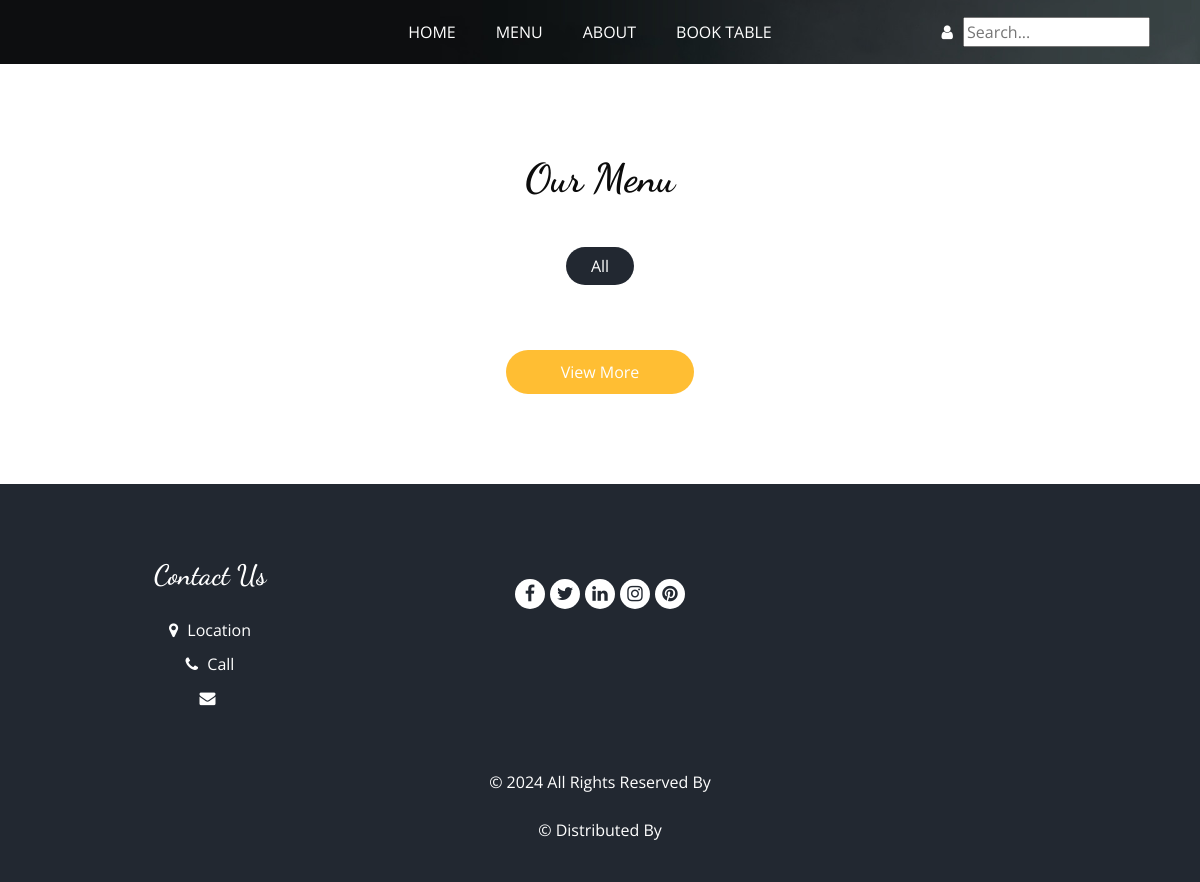
The page /menu/ on the database as committed earlier.
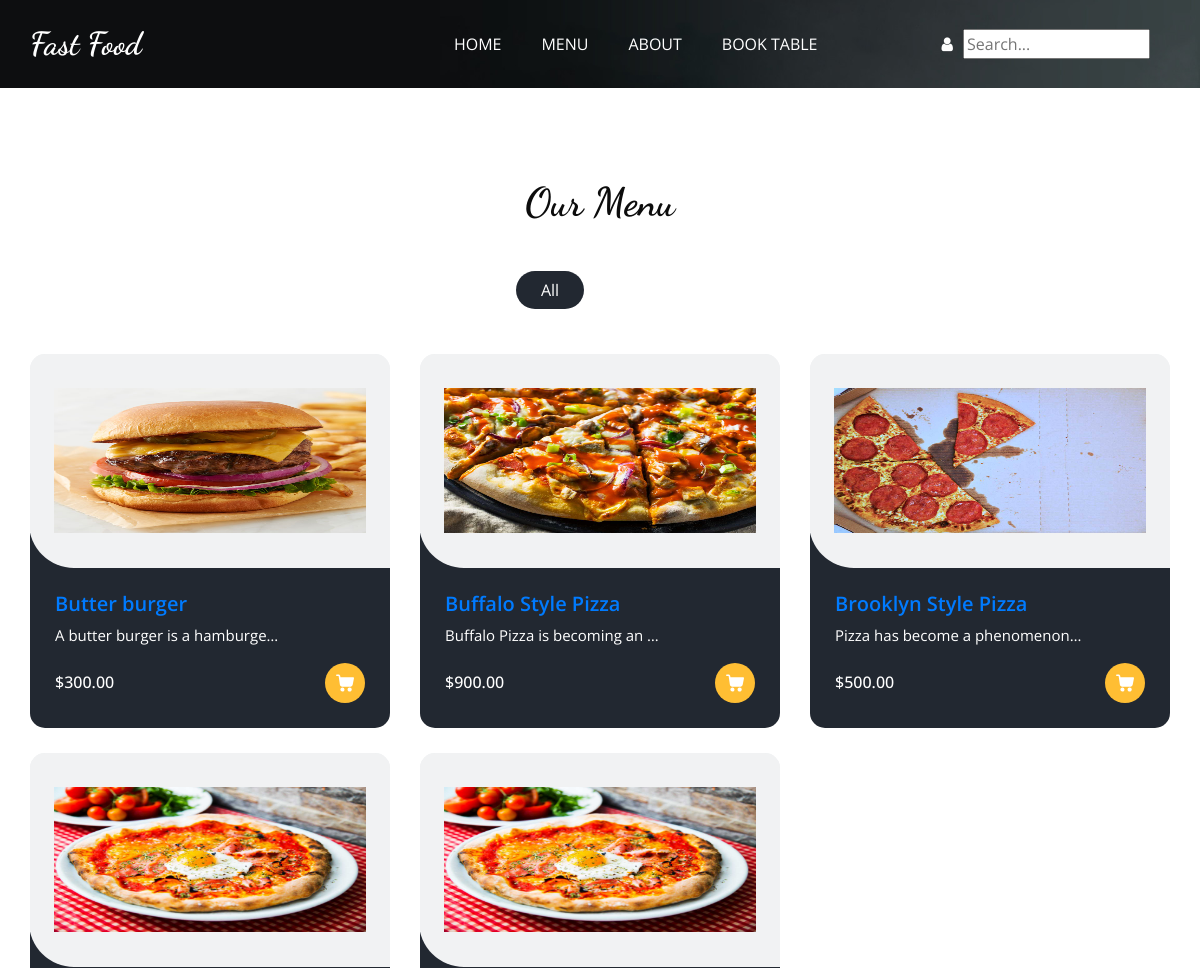
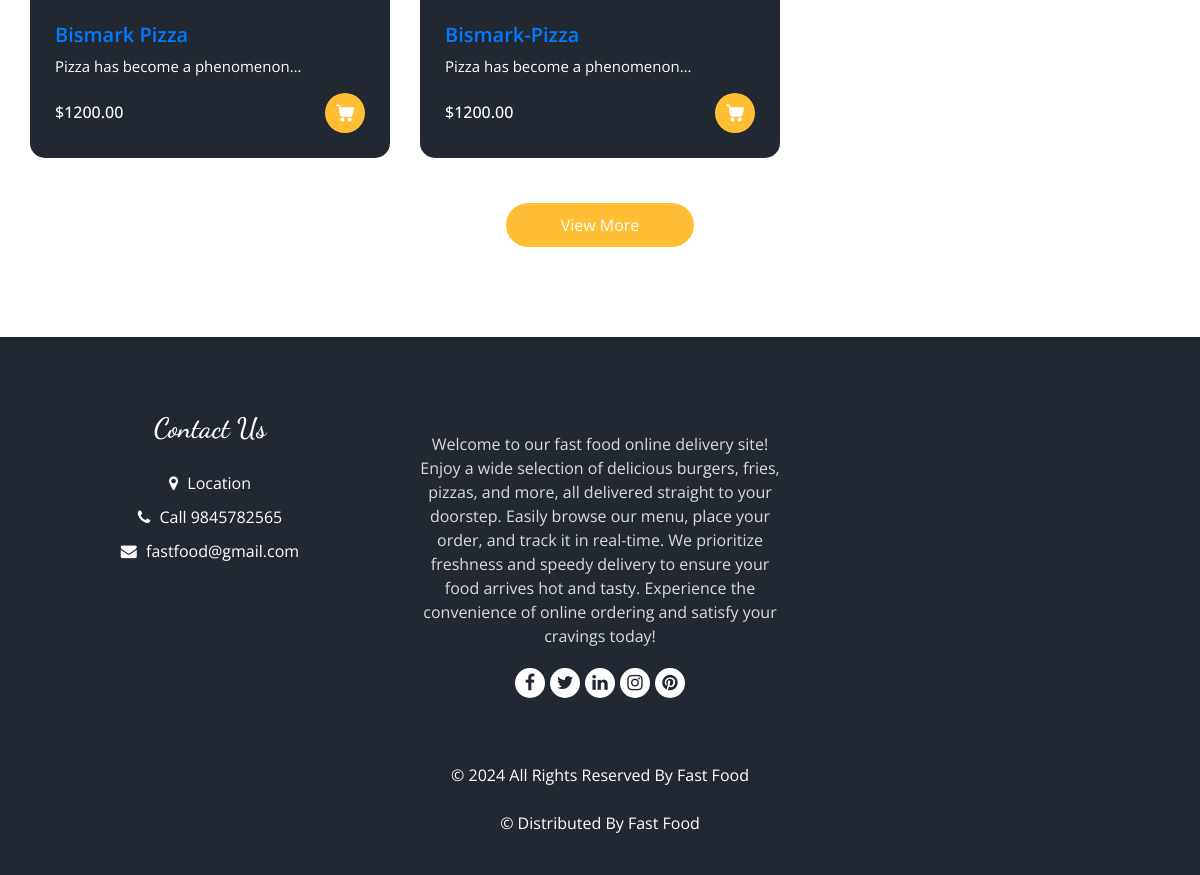
The same page on the database as committed later (2 pictures, top to bottom).
### food/models.py (models this page shows, shortened)
class SystemSetting(models.Model):
    name = models.CharField(max_length=150)
    address = models.CharField(max_length=250)
    slogan = models.CharField(max_length=300)
    about = models.TextField(blank=True,null=True)
    email = models.EmailField()
    phone = models.CharField(max_length=15)
    logo = models.ImageField(upload_to='sys')
    location = models.URLField(blank=True,null=True)
    youtube = models.URLField(blank=True,null=True)
    instagram = models.URLField(blank=True,null=True)

class MenuItem(models.Model):
    restaurant = models.ForeignKey(Restaurant, on_delete=models.CASCADE, related_name='menu_items')
    name = models.CharField(max_length=100)
    description = models.TextField()
    price = models.DecimalField(max_digits=10, decimal_places=2)
    available = models.BooleanField(default=True)
    image1 = models.ImageField(upload_to='menu_images/', null=True, blank=True)
    image2 = models.ImageField(upload_to='menu_images/', null=True, blank=True)
    image3 = models.ImageField(upload_to='menu_images/', null=True, blank=True)
    created_at = models.DateTimeField(auto_now=True)

### food/views.py (the view)
# urls.py: path('menu/',views.MenuItems,name='menu'),
def MenuItems(request):
    search =request.GET.get("search","")
    resturent = Restaurant.objects.all()
    menu = MenuItem.objects.all()
    menu = {}
    for rest in resturent:
        if search:
            Menu = MenuItem.objects.filter(restaurant=rest).filter(Q(name__icontains=search) | Q(description__icontains=search)).order_by('-created_at')[:10]
        else:
            Menu = MenuItem.objects.filter(restaurant=rest).order_by('-created_at')[:10]
        menu[rest.id] = Menu[:10]
    return render(request,'menu.html',{'data':resturent,'menu':menu})

### food/context_processors.py (called while the page is built)
def System(request):
    sys = SystemSetting.objects.first()
    return {'sys':sys}

def OfferView(request):
    offers = Offer.objects.filter(status = True)[:4]
    for off in offers:
        discounted_price = off.food.price * (Decimal(1) - Decimal(off.discount) / Decimal(100))
        off.discounted_price = round(discounted_price, 2)
    return {'offers':offers}

### templates/menu.html (shortened to what this page needs)
{% extends "master.html" %}
{% load static %}
{% block header %}
{% include "header2.html" %}
{% endblock header %}
{% block content %}
  <section class="food_section layout_padding">
    <div class="container">
      <div class="heading_container heading_center">
        <h2>
          Our Menu
        </h2>
      </div>
      <ul class="filters_menu">
        <li class="active" data-filter="*">All</li>
       {% for rest in data %}
       <li  data-filter=".{{rest.id}}">{{rest.foodname}}</li>
       {% endfor %}
     </ul>
      <div class="filters-content">
        <div class="row grid">
          {% for key,value in menu.items %}
           {% for fd in value %}
           <div class="col-sm-6 col-lg-4 all {{key}}">
            <div class="box">
              <div>
                <div class="img-box">
                  <a href="{% url 'details' fd.id %}" target="_blank">
                  <img src="{{fd.image1.url}}" height='400px' width='400px' ></a>
                </div>
                <div class="detail-box">
                  <h5>
                    <a href="{% url 'details' fd.id %}" target="_blank">
                    {{fd.name}}
                    </a>
                  </h5>
                  <p>
                    {{fd.description | safe | truncatechars:30}}
                  </p>
                  <div class="options">
                    <h6>
                      ${{fd.price}}
                    </h6>
                    <a href="">
                    </a>
                  </div>
                </div>
              </div>
            </div>
          </div>
          {% endfor %}
          {% endfor %}
        </div>
      </div>
      <div class="btn-box">
        <a href="">
          View More
        </a>
      </div>
    </div>
  </section>
{% endblock content %}

### templates/master.html (shortened to what this page needs)
{% load static %}
<!DOCTYPE html>
<html>
<head>
  <link rel="stylesheet" type="text/css" href="{% static "css/bootstrap.css" %}" />
  <link rel="stylesheet" type="text/css" href="https://cdnjs.cloudflare.com/ajax/libs/OwlCarousel2/2.3.4/assets/owl.carousel.min.css" />
  <link rel="stylesheet" href="https://cdnjs.cloudflare.com/ajax/libs/jquery-nice-select/1.1.0/css/nice-select.min.css" />
  <link href="{% static "css/font-awesome.min.css" %}" rel="stylesheet" />
  <link href="{% static "css/style.css" %}" rel="stylesheet" />
  <link href="{% static "css/responsive.css" %}" rel="stylesheet" />
  <link href="{% static "css/drop.css" %}" rel="stylesheet" />
</head>
<body>
{% block header %}
{% endblock header %}
{% block content %}
{% endblock content %}
  <footer class="footer_section">
    <div class="container">
      <div class="row">
        <div class="col-md-4 footer-col">
          <div class="footer_contact">
            <h4>
              Contact Us
            </h4>
            <div class="contact_link_box">
              <a href="">
                <i class="fa fa-map-marker" aria-hidden="true"></i>
                <span>
                  Location
                </span>
              </a>
              <a href="">
                <i class="fa fa-phone" aria-hidden="true"></i>
                <span>
                  Call {{sys.phone}}
                </span>
              </a>
              <a href="">
                <i class="fa fa-envelope" aria-hidden="true"></i>
                <span>
                  {{sys.email}}
                </span>
              </a>
            </div>
          </div>
        </div>
        <div class="col-md-4 footer-col">
          <div class="footer_detail">
            <p>
              {{sys.about}}
            </p>
            <div class="footer_social">
              <a href="">
                <i class="fa fa-facebook" aria-hidden="true"></i>
              </a>
              <a href="">
                <i class="fa fa-twitter" aria-hidden="true"></i>
              </a>
              <a href="">
                <i class="fa fa-linkedin" aria-hidden="true"></i>
              </a>
              <a href="">
                <i class="fa fa-instagram" aria-hidden="true"></i>
              </a>
              <a href="">
                <i class="fa fa-pinterest" aria-hidden="true"></i>
              </a>
            </div>
          </div>
        </div>
      </div>
      <div class="footer-info">
        <p>
          &copy; <span id="displayYear"></span> All Rights Reserved By
          <a href="">{{sys.name}}</a><br><br>
          &copy;  Distributed By
          <a href="" target="_blank">{{sys.name}}</a>
        </p>
      </div>
    </div>
  </footer>
</body>
</html>

### templates/header2.html (shortened to what this page needs)
{% load static %}
<body class="sub_page">
  <div class="hero_area">
    <div class="bg-box">
      <img src="{% static "images/hero-bg.jpg" %}" alt="">
    </div>
    <header class="header_section">
      <div class="container">
        <nav class="navbar navbar-expand-lg custom_nav-container ">
          <a class="navbar-brand" href="{% url 'home'%}">
            <span>
              {{sys.name}}
            </span>
          </a>
          <div class="collapse navbar-collapse" id="navbarSupportedContent">
            <ul class="navbar-nav  mx-auto ">
              <li class="nav-item">
                <a class="nav-link" href="{% url 'home'%}">Home </a>
              </li>
              <li class="nav-item ">
                <a class="nav-link" href="{% url 'menu'%}">Menu <span class="sr-only">(current)</span> </a>
              </li>
              <li class="nav-item">
                <a class="nav-link" href="{% url 'about'%}">About</a>
              </li>
              <li class="nav-item">
                <a class="nav-link" href="{% url 'restaurant'%}">Book Table</a>
              </li>
            </ul>
            <div class="user_option">
              <div class="user-menu">
                <a href="#" class="user_link">
                  {% if user.is_authenticated %}
                    {% if user.profile and user.profile.url %}
                      <img src="{{ user.profile.url }}" height="30px" width="30px" class="rounded-circle" height="100" width="100">
                    {% else %}
                      <i class="fa fa-user" aria-hidden="true"></i>
                    {% endif %}
                    {% else %}
                  <i class="fa fa-user" aria-hidden="true"></i>
                  {% endif %}
              </div>
              <form class="form-inline" method="GET" action="{% url 'menu' %}">
                <input type="text" name="search" value="{{ search }}" placeholder="Search...">
              </form>
            </div>
          </div>
        </nav>
      </div>
    </header>
  </div>

### static/css/responsive.css (style rules this page uses)
@media (min-width: 1200px) { .container { max-width: 1170px; } }

### static/css/drop.css (style rules this page uses)
.user-menu { position: relative; display: inline-block; }
.dropdown-content a { color: black; padding: 12px 16px; text-decoration: none; display: block; }

Rows that differ between the two databases and show on the page:
added SystemSetting: name "Fast Food", phone "9845782565", email "fastfood@gmail.com", about "Welcome to our fast food online delivery site! Enjoy a wide selection of delicious burgers, fries, pizzas, and more, all delivered straight to your doorstep. Easily browse our menu, place your order, and track it in real-time. We prioritize freshness and speedy delivery to ensure your food arrives hot and tasty. Experience the convenience of online ordering and satisfy your cravings today!"
added MenuItem: image1 (picture), name "Butter burger", description "A butter burger is a hamburge…", price "300.00"
added MenuItem: image1 (picture), name "Buffalo Style Pizza", description "Buffalo Pizza is becoming an …", price "900.00"
added MenuItem: image1 (picture), name "Brooklyn Style Pizza", description "Pizza has become a phenomenon…", price "500.00"
added MenuItem: image1 (picture), name "Bismark Pizza", description "Pizza has become a phenomenon…", price "1200.00"
added MenuItem: image1 (picture), name "Bismark-Pizza", description "Pizza has become a phenomenon…", price "1200.00"
